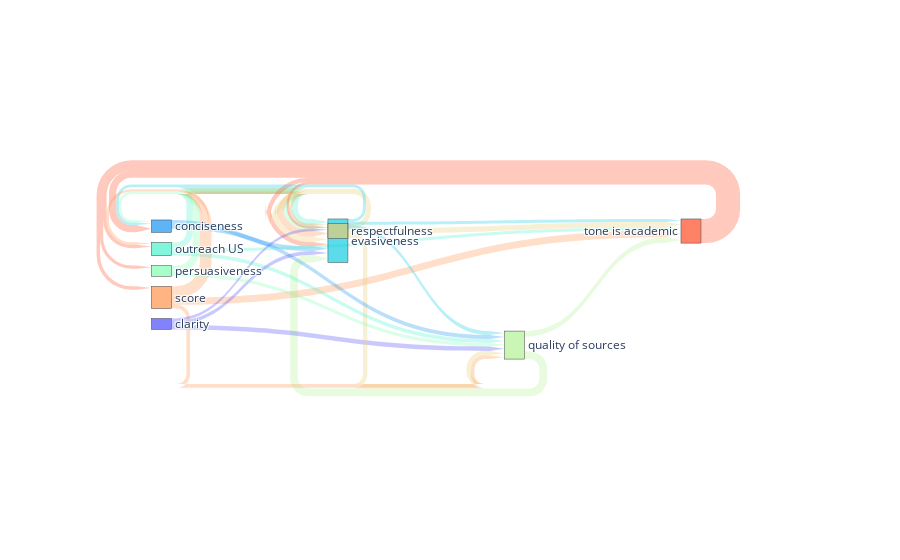

Notebook code cell kept with this figure:
### Code cell
tmp = pertubation_mean[0.0]
dm = DistanceMatrix(tmp.abs())
dm.keep_top_n_links(30)
dm.to_go_figure()

### Figure 1 — Plotly figure (JSON) as saved in the notebook; plotly's stock layout.template omitted (floating-point values rounded to 4 significant figures)
{"data": [{"arrangement": "freeform", "link": {"arrowlen": 15, "color": ["rgba(178, 242, 149, 0.3)", "rgba(255, 77, 39, 0.3)", "rgba(255, 149, 78, 0.3)", "rgba(255, 149, 78, 0.3)", "rgba(76, 242, 206, 0.3)", "rgba(178, 242, 149, 0.3)", "rgba(230, 205, 115, 0.3)", "rgba(230, 205, 115, 0.3)", "rgba(128, 254, 179, 0.3)", "rgba(25, 149, 242, 0.3)", "rgba(77, 77, 251, 0.3)", "rgba(230, 205, 115, 0.3)", "rgba(255, 77, 39, 0.3)", "rgba(25, 149, 242, 0.3)", "rgba(76, 242, 206, 0.3)", "rgba(24, 205, 227, 0.3)", "rgba(77, 77, 251, 0.3)", "rgba(255, 149, 78, 0.3)", "rgba(255, 77, 39, 0.3)", "rgba(255, 77, 39, 0.3)", "rgba(128, 254, 179, 0.3)", "rgba(76, 242, 206, 0.3)", "rgba(255, 77, 39, 0.3)", "rgba(24, 205, 227, 0.3)", "rgba(77, 77, 251, 0.3)", "rgba(24, 205, 227, 0.3)", "rgba(255, 149, 78, 0.3)", "rgba(255, 77, 39, 0.3)", "rgba(255, 149, 78, 0.3)", "rgba(128, 254, 179, 0.3)"], "source": [5, 8, 7, 7, 3, 5, 6, 6, 4, 1, 0, 6, 8, 1, 3, 2, 0, 7, 8, 8, 4, 3, 8, 2, 0, 2, 7, 8, 7, 4], "target": [2, 1, 8, 2, 2, 8, 2, 8, 2, 2, 5, 5, 2, 5, 5, 5, 2, 5, 7, 3, 5, 8, 4, 8, 6, 1, 6, 6, 3, 1], "value": [0.278, 0.262, 0.244, 0.24, 0.22, 0.202, 0.188, 0.184, 0.176, 0.168, 0.162, 0.16, 0.156, 0.148, 0.14, 0.138, 0.132, 0.132, 0.124, 0.122, 0.122, 0.114, 0.112, 0.11, 0.1, 0.098, 0.092, 0.088, 0.086, 0.084]}, "node": {"color": ["rgba(77, 77, 251, 0.7)", "rgba(25, 149, 242, 0.7)", "rgba(24, 205, 227, 0.7)", "rgba(76, 242, 206, 0.7)", "rgba(128, 254, 179, 0.7)", "rgba(178, 242, 149, 0.7)", "rgba(230, 205, 115, 0.7)", "rgba(255, 149, 78, 0.7)", "rgba(255, 77, 39, 0.7)"], "label": ["clarity", "conciseness", "evasiveness", "outreach US", "persuasiveness", "quality of sources", "respectfulness", "score", "tone is academic"], "pad": 10}, "type": "sankey"}], "layout": {}}
